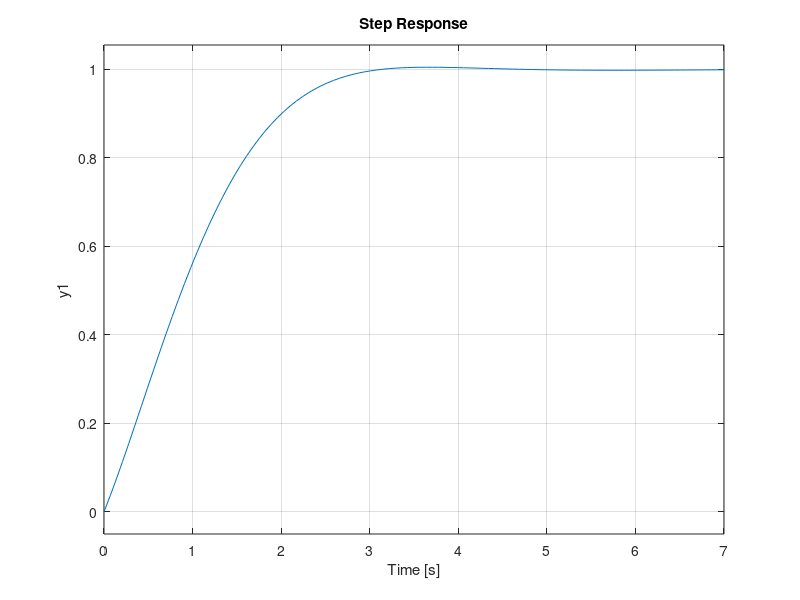
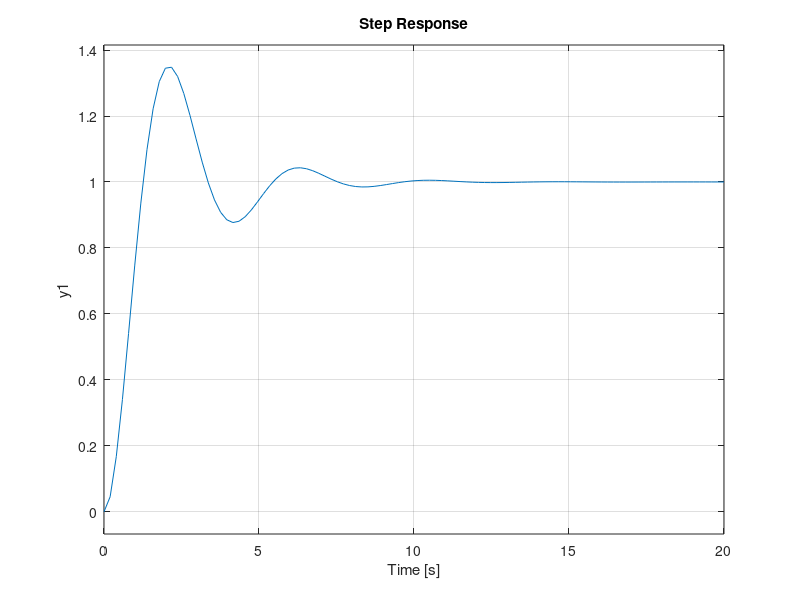

Reproduce these figures in MATLAB, in order.

s = tf('s');

Ga = (0.5*s^2 + 2*s + 2)/(s^3 + 3*s^2 + 4*s + 2)

Gb = 2.5/(s^2 + s + 2.5)


figure
step(Ga)

figure
step(Gb)